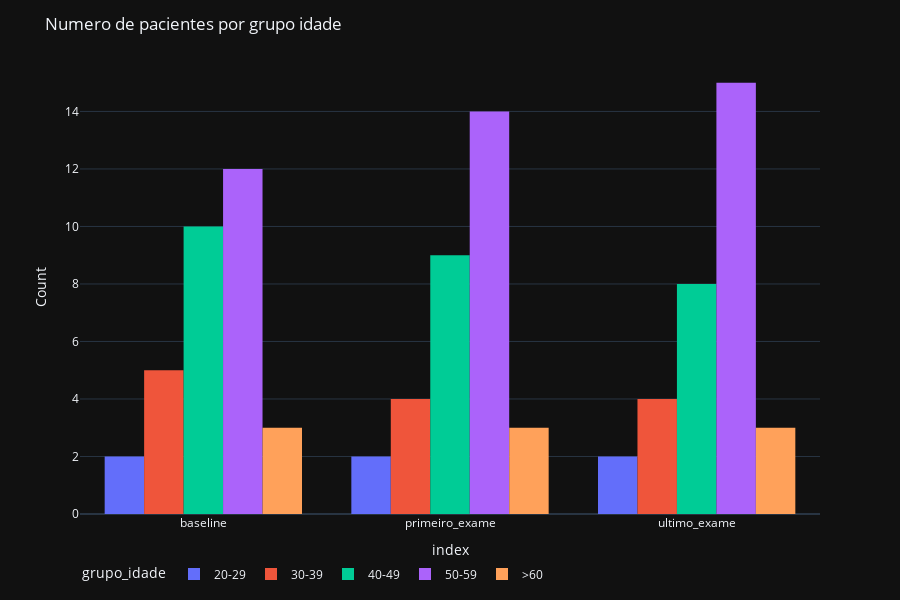

Source (notebook cell):
### Markdown cell above
#### Numero de pacientes por grupo idade

### Code cell
pd.options.plotting.backend = "plotly"
fig = pd.concat([df_baseline.groupby("grupo_idade")[["grupo_idade"]].count(),
                 df_primeiro_exame.groupby("grupo_idade")[["grupo_idade"]].count(),
                 df_ultimo_exame.groupby("grupo_idade")[["grupo_idade"]].count()],axis=1)

fig.columns = ["baseline","primeiro_exame","ultimo_exame"]
# fig = fig["baseline"].plot.bar(x=fig.columns, color=fig.index)
fig = fig.T
fig = px.histogram(fig, x=fig.index, y=fig.columns, barmode='group',
            #  color='smoker', barmode='group',
             height=400)

fig.update_layout(
    title = "Numero de pacientes por grupo idade",
    dragmode="zoom",
    hovermode="x",
    legend=dict(orientation="h"),
    height=600,
    # legend = dict(traceorder="reversed"),
    template = "plotly_dark",
)

# fig.update_xaxes(title = "grupo_idade")
fig.update_yaxes(title_text="Count")

fig.show()
fig.write_image("../reports/figures/pacientes_grupo_idade.png")

### Figure 1 — Plotly figure (JSON) as saved in the notebook; plotly's stock layout.template omitted (floating-point values rounded to 4 significant figures)
{"data": [{"alignmentgroup": "True", "bingroup": "x", "histfunc": "sum", "hovertemplate": "grupo_idade=20-29<br>index=%{x}<br>sum of value=%{y}<extra></extra>", "legendgroup": "20-29", "marker": {"color": "#636efa", "pattern": {"shape": ""}}, "name": "20-29", "offsetgroup": "20-29", "orientation": "v", "showlegend": true, "type": "histogram", "x": ["baseline", "primeiro_exame", "ultimo_exame"], "xaxis": "x", "y": [2, 2, 2], "yaxis": "y"}, {"alignmentgroup": "True", "bingroup": "x", "histfunc": "sum", "hovertemplate": "grupo_idade=30-39<br>index=%{x}<br>sum of value=%{y}<extra></extra>", "legendgroup": "30-39", "marker": {"color": "#EF553B", "pattern": {"shape": ""}}, "name": "30-39", "offsetgroup": "30-39", "orientation": "v", "showlegend": true, "type": "histogram", "x": ["baseline", "primeiro_exame", "ultimo_exame"], "xaxis": "x", "y": [5, 4, 4], "yaxis": "y"}, {"alignmentgroup": "True", "bingroup": "x", "histfunc": "sum", "hovertemplate": "grupo_idade=40-49<br>index=%{x}<br>sum of value=%{y}<extra></extra>", "legendgroup": "40-49", "marker": {"color": "#00cc96", "pattern": {"shape": ""}}, "name": "40-49", "offsetgroup": "40-49", "orientation": "v", "showlegend": true, "type": "histogram", "x": ["baseline", "primeiro_exame", "ultimo_exame"], "xaxis": "x", "y": [10, 9, 8], "yaxis": "y"}, {"alignmentgroup": "True", "bingroup": "x", "histfunc": "sum", "hovertemplate": "grupo_idade=50-59<br>index=%{x}<br>sum of value=%{y}<extra></extra>", "legendgroup": "50-59", "marker": {"color": "#ab63fa", "pattern": {"shape": ""}}, "name": "50-59", "offsetgroup": "50-59", "orientation": "v", "showlegend": true, "type": "histogram", "x": ["baseline", "primeiro_exame", "ultimo_exame"], "xaxis": "x", "y": [12, 14, 15], "yaxis": "y"}, {"alignmentgroup": "True", "bingroup": "x", "histfunc": "sum", "hovertemplate": "grupo_idade=>60<br>index=%{x}<br>sum of value=%{y}<extra></extra>", "legendgroup": ">60", "marker": {"color": "#FFA15A", "pattern": {"shape": ""}}, "name": ">60", "offsetgroup": ">60", "orientation": "v", "showlegend": true, "type": "histogram", "x": ["baseline", "primeiro_exame", "ultimo_exame"], "xaxis": "x", "y": [3, 3, 3], "yaxis": "y"}], "layout": {"barmode": "group", "dragmode": "zoom", "height": 600, "hovermode": "x", "legend": {"orientation": "h", "title": {"text": "grupo_idade"}, "tracegroupgap": 0}, "margin": {"t": 60}, "title": {"text": "Numero de pacientes por grupo idade"}, "xaxis": {"anchor": "y", "domain": [0, 1], "title": {"text": "index"}}, "yaxis": {"anchor": "x", "domain": [0, 1], "title": {"text": "Count"}}}}
